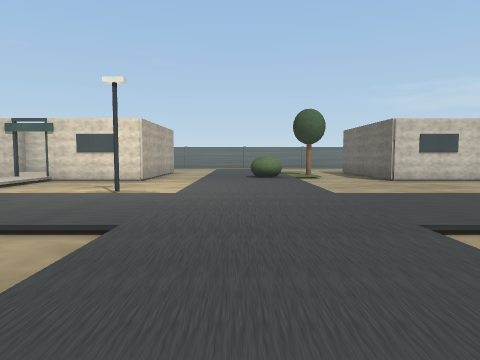
[1] (above)

24 first-person views from a walk through a scene from a Unity 3-D project. The camera is 1.2 m above the floor, tilts 4° down and sees 70° across. The floor is counted in squares, 2 m on a side. Each view is taken from the middle of a square. On the plan, view 1 faces up. The plan holds only what a view shows up to about 10 squares ahead; the rest is blank. The place goes on beyond the plan.

[2]
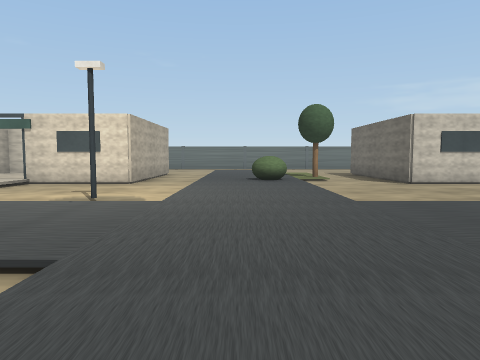

[3]
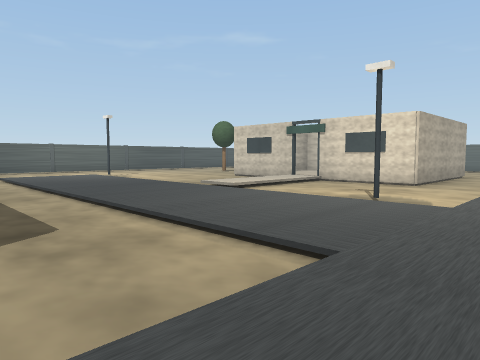

[4]
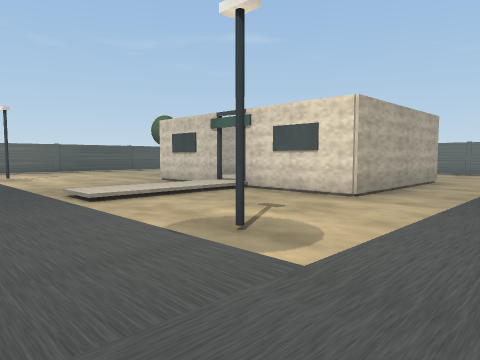

[5]
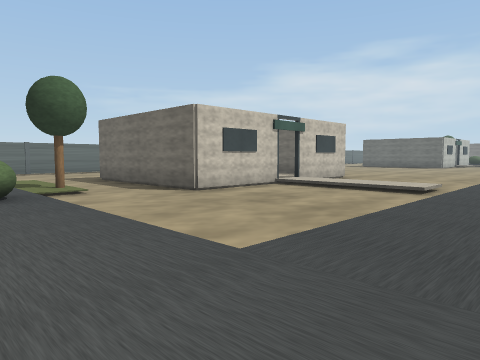

[6]
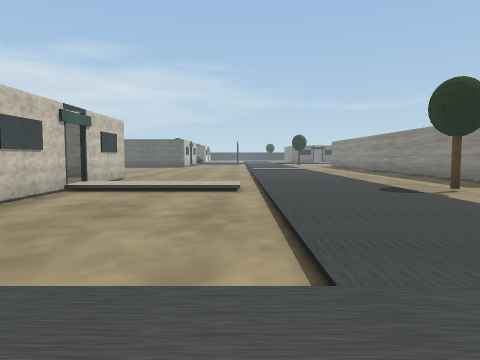

[7]
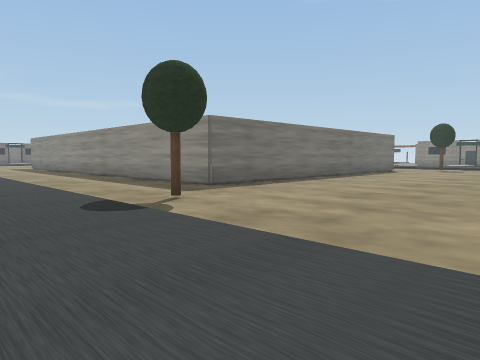

[8]
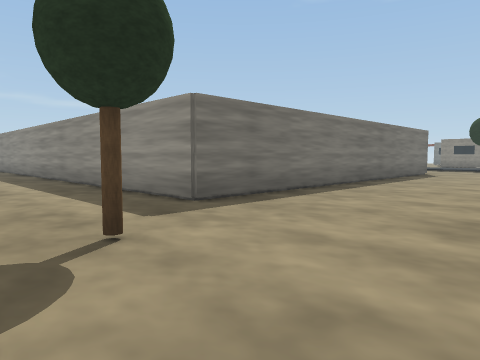

[9]
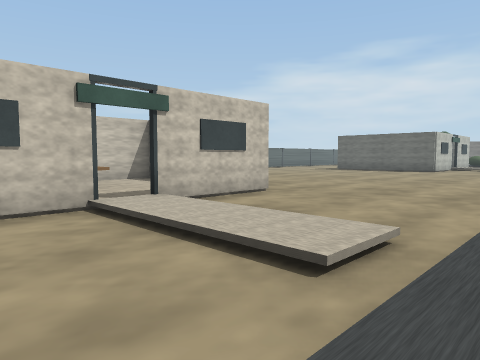

[10]
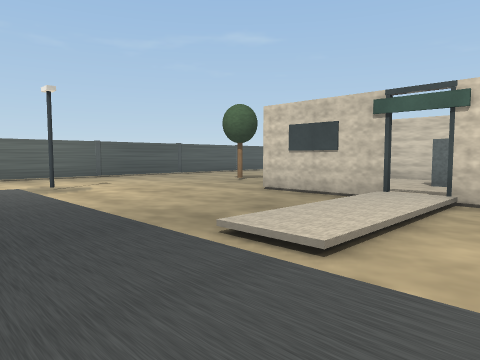

[11]
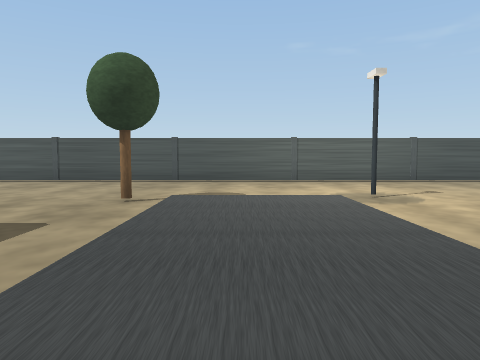

[12]
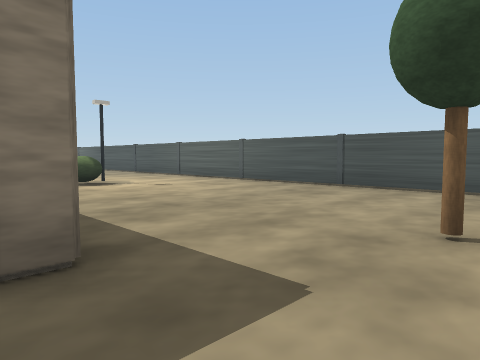

[13]
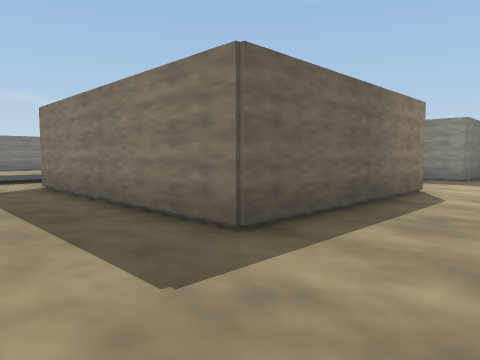

[14]
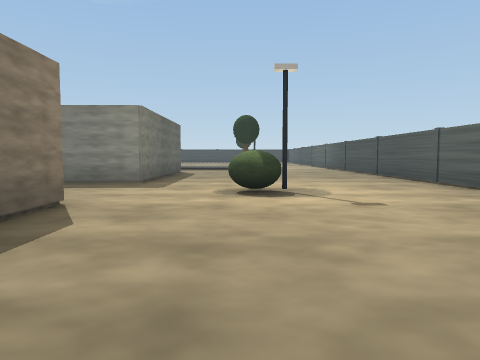

[15]
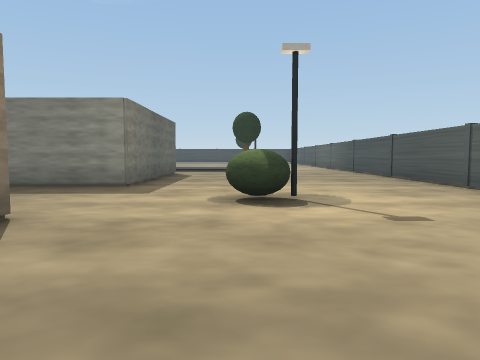

[16]
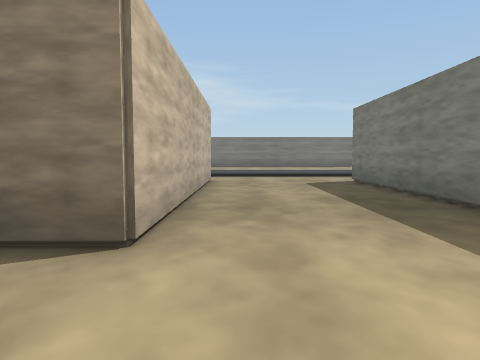

[17]
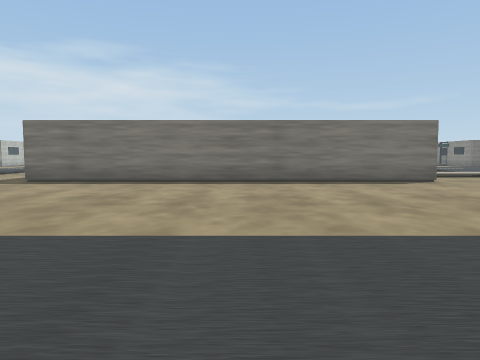

[18]
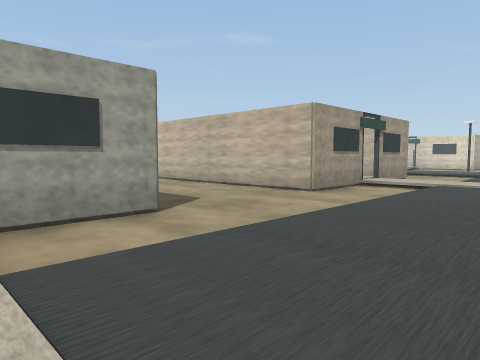

[19]
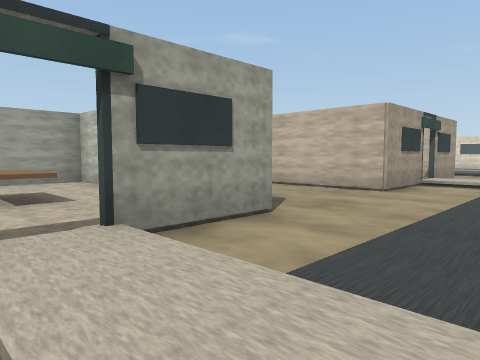

[20]
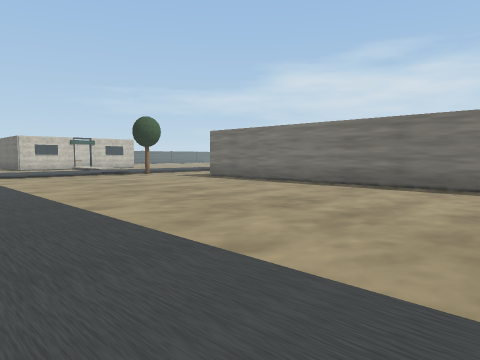

[21]
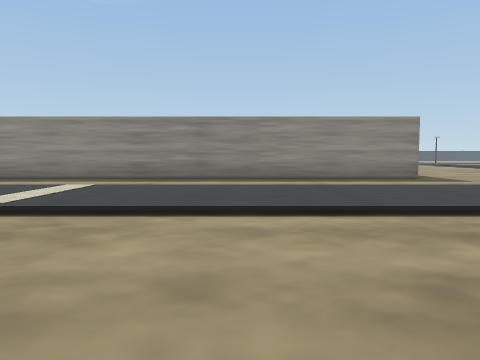

[22]
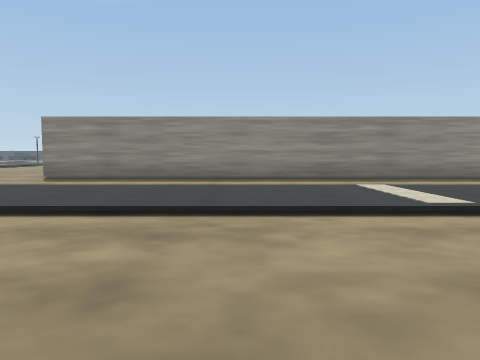

[23]
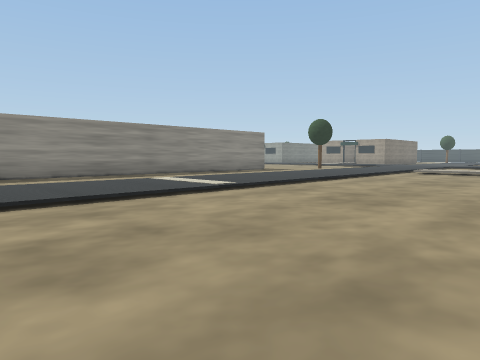

[24]
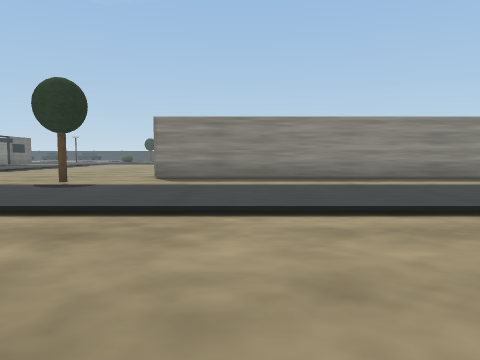

### Floor plan
Key: @ floor where view 1 was taken; # wall or solid block; . main floor; : floor 0.25 m higher than the main floor; / step, stairs or slope; ^ raised ledge; O other object.
Columns run from 16 left of view 1 to 22 right of it. Each row starts with its distance up from view 1.
 14         ##   #.   /.#    ##
 13          :   #.   :.#   ::
 12          :OO #./  :.#   ^:
 11      ..  ::  #./:::.#  :::  ..
 10 .#. ...###:###./:O..###:###....  ....
  9 .O........:/.../::.....:/.............
  8 .#........:/.../::.....:/..............
  7 .#........:/.../::.....:/..............
  6 .#..O.....//..O/::.....//..............
  5 .O...::::::::::::::::::::::::::::::::::
  4 .#...::::::::::::::::::::::::::::::::::
  3 .#...///////////:://///////////////////
  2 .O...O........./::.....................
  1 .#.....#######./::.....................
  0 .#.....#     #./@ ......###############
 -1 .O.....#     #//  ......#
 -2 .#.....#     :::::......#
 -3 .#.....#     #./::......#
 -4   .....#######./::......#
 -5   ............./::......#
 -6  #..OO........./::......#
 -7 .O............./::......#
 -8 .#.....OOOOOOO./::......#
 -9 .#.....O     O./::......##
-10  #.. ..O  OO :::::.......#
-11  O..  .O     O//:     ..##

Where each view was taken, in squares from view 1:
view 1: 0 up, 0 right, facing up
view 2: 1 up, 0 right, facing up
view 3: 1 up, 0 right, facing up-left
view 4: 4 up, 0 right, facing up-left
view 5: 4 up, 0 right, facing up-right
view 6: 6 up, 0 right, facing right
view 7: 5 up, 2 right, facing down-right
view 8: 3 up, 4 right, facing down-right
view 9: 5 up, 5 right, facing up-right
view 10: 4 up, 4 left, facing up-left
view 11: 4 up, 6 left, facing left
view 12: 3 up, 8 left, facing down-left
view 13: 3 up, 11 left, facing down-right
view 14: 0 up, 11 left, facing down
view 15: 1 down, 11 left, facing down
view 16: 5 down, 11 left, facing right
view 17: 6 down, 1 left, facing right
view 18: 10 down, 1 right, facing up-left
view 19: 11 down, 0 right, facing up-left
view 20: 10 down, 0 right, facing up-right
view 21: 9 up, 13 right, facing down
view 22: 9 up, 18 right, facing down
view 23: 10 up, 20 right, facing down-left
view 24: 9 up, 21 right, facing down
